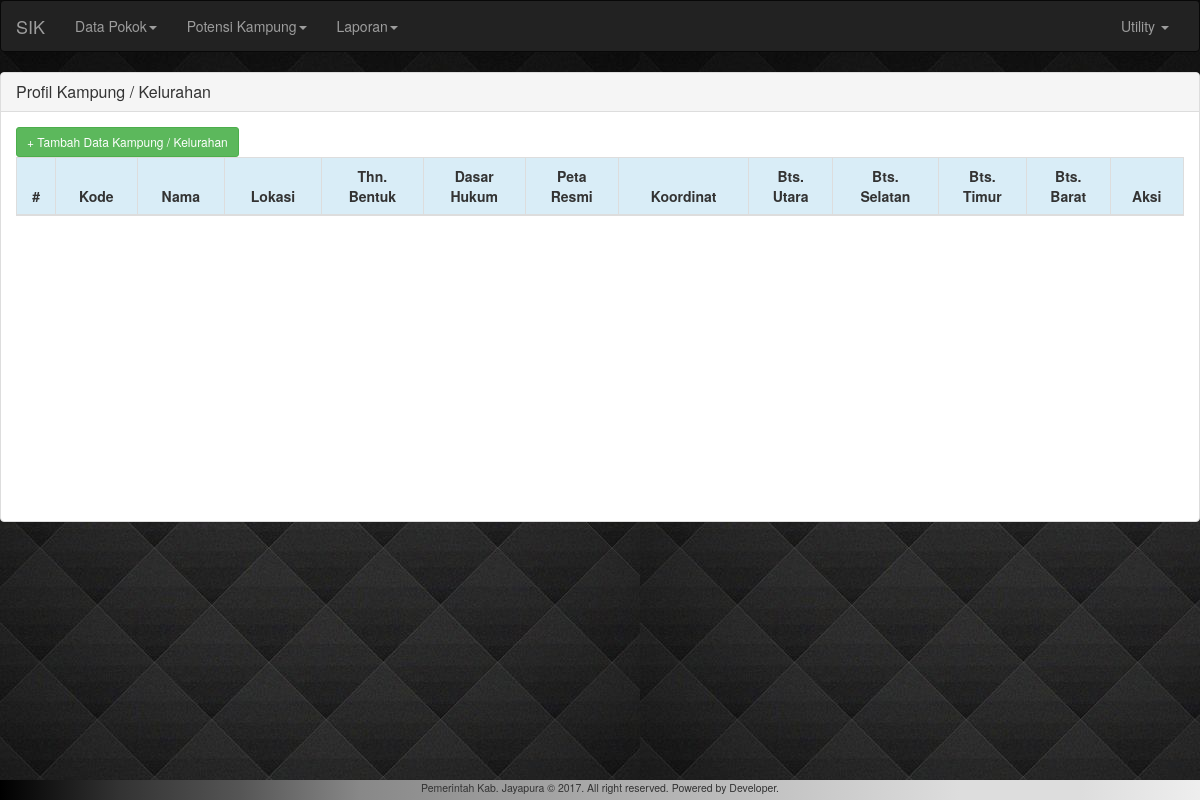
Before: /?ref=profil-kampung-list with the older database file.
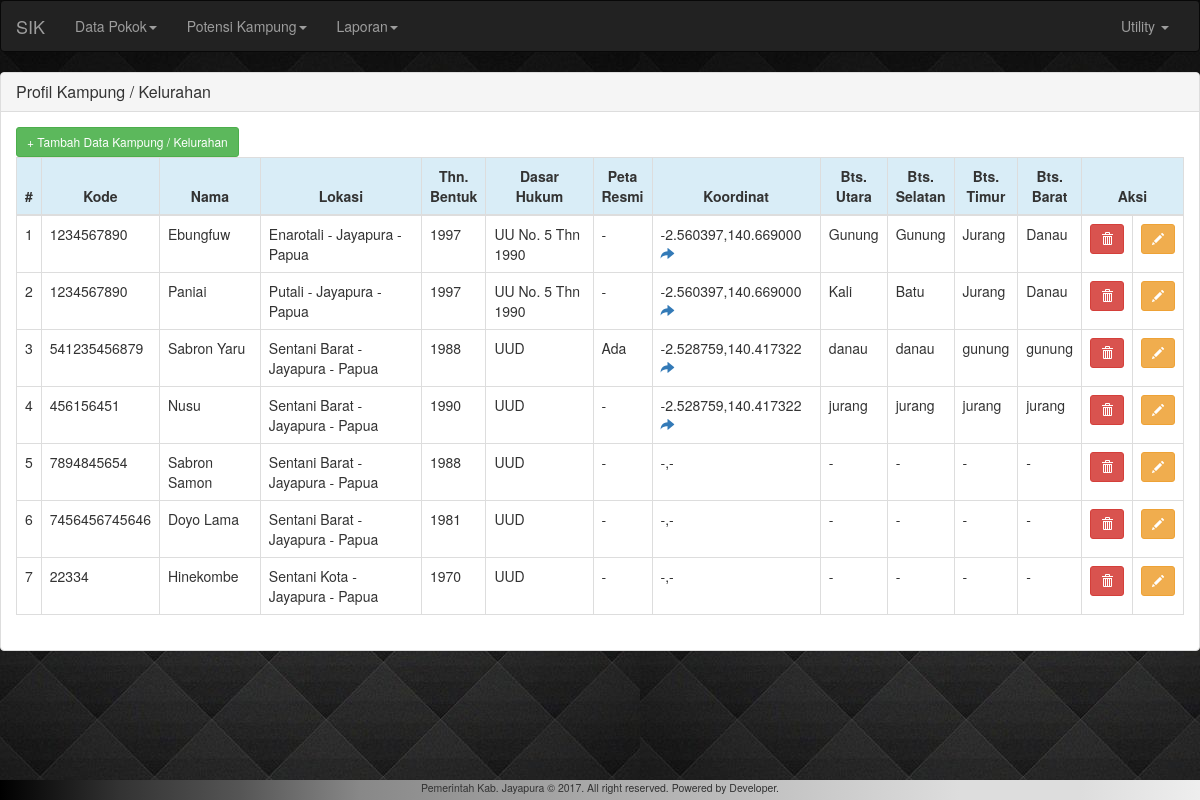
After: the same page with the newer database file.
### tables this page shows
CREATE TABLE `pokok_desa` (
  `id` int(11) NOT NULL AUTO_INCREMENT,
  `kode_desa_pum` varchar(100) NOT NULL,
  `desa_kelurahan` varchar(100) NOT NULL,
  `kecamatan` varchar(100) NOT NULL,
  `kabupaten_kota` varchar(100) NOT NULL,
  `provinsi` varchar(100) NOT NULL,
  `tahun_bentuk` varchar(100) DEFAULT NULL,
  `dasar_hukum` varchar(100) DEFAULT NULL,
  `peta_resmi_wilayah` varchar(1000) DEFAULT NULL,
  `lat` varchar(100) DEFAULT NULL,
  `lon` varchar(100) DEFAULT NULL,
  `utara` varchar(100) DEFAULT NULL,
  `selatan` varchar(100) DEFAULT NULL,
  `timur` varchar(100) DEFAULT NULL,
  `barat` varchar(100) DEFAULT NULL,
  PRIMARY KEY (`id`)
);

### pages/view/profil-kampung-list.php (the view)
<div class="panel panel-default">
  <div class="panel-heading">
    <h3 class="panel-title">Profil Kampung / Kelurahan</h3>
  </div>
  <div class="panel-body">
  	<a href="?ref=profil-kampung-entry" class="btn btn-success btn-sm">+ Tambah Data Kampung / Kelurahan</a>
  	<div class="table-responsive">
  	<table class="table table-bordered">
  		<thead>
  			<tr class="info">
  				<th>#</th>
  				<th>Kode</th>
  				<th>Nama</th>
  				<th>Lokasi</th>
  				<th>Thn.<br/>Bentuk</th>
  				<th>Dasar<br/>Hukum</th>
  				<th>Peta<br/>Resmi</th>
  				<th>Koordinat</th>
  				<th>Bts.<br/>Utara</th>
  				<th>Bts.<br/>Selatan</th>
  				<th>Bts.<br/>Timur</th>
  				<th>Bts.<br/>Barat</th>
  				<th colspan="2">Aksi</th>
  			</tr>
  		</thead>
  		<tbody>
  			<?php
  			$i=1;
			$sql="
			SELECT
				id, kode_desa_pum, desa_kelurahan, kecamatan, kabupaten_kota, provinsi, tahun_bentuk, dasar_hukum, peta_resmi_wilayah, lat, lon, utara, selatan, timur, barat
			FROM
				pokok_desa;";
			$stmt=$conn->prepare($sql);
			if ($stmt->execute()) {
				$result = $stmt->get_result();
				while ($row = $result->fetch_row()){
          $share="";
          if(strlen(trim($row[9]))>5) $share="<a href=\"pages/view/peta.php\" target=\"_blank\"><span class=\"glyphicon glyphicon-share-alt\"></span></a>";
					echo "
					<tr>
		  				<td>$i</td>
		  				<td>$row[1]</td>
		  				<td>$row[2]</td>
		  				<td>$row[3] - $row[4] - $row[5]</td>
		  				<td>$row[6]</td>
		  				<td>$row[7]</td>
		  				<td>$row[8]</td>
		  				<td>$row[9],$row[10] $share</td>
		  				<td>$row[11]</td>
		  				<td>$row[12]</td>
		  				<td>$row[13]</td>
		  				<td>$row[14]</td>
		  				<td><a href=\"#\" class=\"btn btn-sm btn-danger\"><span class=\"glyphicon glyphicon-trash\"></span></a></td>
		  				<td><a href=\"?ref=profil-kampung-edit&id=$row[0]&kode_desa_pum=$row[1]&desa_kelurahan=$row[2]&kecamatan=$row[3]&kabupaten_kota=$row[4]&provinsi=$row[5]&tahun_bentuk=$row[6]&dasar_hukum=$row[7]&peta_resmi_wilayah=$row[8]&lat=$row[9]&lon=$row[10]&utara=$row[11]&selatan=$row[12]&timur=$row[13]&barat=$row[14]\" class=\"btn btn-sm btn-warning\"><span class=\"glyphicon glyphicon-pencil\"></span></a></td>
		  			</tr>
					";
					$i++;
				}
			}
  			?>
  		</tbody>
  	</table>
  	</div>
  </div>
</div>

Changed rows visible on the page:
added pokok_desa: kode_desa_pum "1234567890", desa_kelurahan "Ebungfuw", kecamatan "Enarotali", kabupaten_kota "Jayapura", provinsi "Papua", tahun_bentuk "1997", dasar_hukum "UU No. 5 Thn 1990", peta_resmi_wilayah "-", lat "-2.560397", lon "140.669000", utara "Gunung", selatan "Gunung", timur "Jurang", barat "Danau"
added pokok_desa: kode_desa_pum "1234567890", desa_kelurahan "Paniai", kecamatan "Putali", kabupaten_kota "Jayapura", provinsi "Papua", tahun_bentuk "1997", dasar_hukum "UU No. 5 Thn 1990", peta_resmi_wilayah "-", lat "-2.560397", lon "140.669000", utara "Kali", selatan "Batu", timur "Jurang", barat "Danau"
added pokok_desa: kode_desa_pum "541235456879", desa_kelurahan "Sabron Yaru", kecamatan "Sentani Barat", kabupaten_kota "Jayapura", provinsi "Papua", tahun_bentuk "1988", dasar_hukum "UUD", peta_resmi_wilayah "Ada", lat "-2.528759", lon "140.417322", utara "danau", selatan "danau", timur "gunung", barat "gunung"
added pokok_desa: kode_desa_pum "456156451", desa_kelurahan "Nusu", kecamatan "Sentani Barat", kabupaten_kota "Jayapura", provinsi "Papua", tahun_bentuk "1990", dasar_hukum "UUD", peta_resmi_wilayah "-", lat "-2.528759", lon "140.417322", utara "jurang", selatan "jurang", timur "jurang", barat "jurang"
added pokok_desa: kode_desa_pum "7894845654", desa_kelurahan "Sabron Samon", kecamatan "Sentani Barat", kabupaten_kota "Jayapura", provinsi "Papua", tahun_bentuk "1988", dasar_hukum "UUD", peta_resmi_wilayah "-", lat "-", lon "-", utara "-", selatan "-", timur "-", barat "-"
added pokok_desa: kode_desa_pum "7456456745646", desa_kelurahan "Doyo Lama", kecamatan "Sentani Barat", kabupaten_kota "Jayapura", provinsi "Papua", tahun_bentuk "1981", dasar_hukum "UUD", peta_resmi_wilayah "-", lat "-", lon "-", utara "-", selatan "-", timur "-", barat "-"
added pokok_desa: kode_desa_pum "22334", desa_kelurahan "Hinekombe", kecamatan "Sentani Kota", kabupaten_kota "Jayapura", provinsi "Papua", tahun_bentuk "1970", dasar_hukum "UUD", peta_resmi_wilayah "-", lat "-", lon "-", utara "-", selatan "-", timur "-", barat "-"
